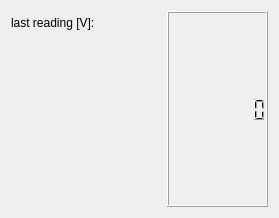
<?xml version="1.0" encoding="UTF-8"?>
<ui version="4.0">
 <class>form_layout</class>
 <widget class="QWidget" name="form_layout">
  <property name="geometry">
   <rect>
    <x>0</x>
    <y>0</y>
    <width>279</width>
    <height>218</height>
   </rect>
  </property>
  <property name="windowTitle">
   <string>Form</string>
  </property>
  <layout class="QVBoxLayout" name="verticalLayout">
   <item>
    <layout class="QFormLayout" name="formLayout_reading_and_buttons">
     <item row="1" column="0">
      <widget class="QLabel" name="label_2">
       <property name="sizePolicy">
        <sizepolicy hsizetype="MinimumExpanding" vsizetype="Preferred">
         <horstretch>0</horstretch>
         <verstretch>0</verstretch>
        </sizepolicy>
       </property>
       <property name="minimumSize">
        <size>
         <width>150</width>
         <height>0</height>
        </size>
       </property>
       <property name="text">
        <string>last reading [V]:</string>
       </property>
      </widget>
     </item>
     <item row="1" column="1">
      <widget class="QLCDNumber" name="lcdNumber">
       <property name="sizePolicy">
        <sizepolicy hsizetype="MinimumExpanding" vsizetype="MinimumExpanding">
         <horstretch>0</horstretch>
         <verstretch>0</verstretch>
        </sizepolicy>
       </property>
       <property name="minimumSize">
        <size>
         <width>0</width>
         <height>50</height>
        </size>
       </property>
       <property name="digitCount">
        <number>8</number>
       </property>
      </widget>
     </item>
    </layout>
   </item>
   <item>
    <layout class="QFormLayout" name="formLayout_config_values"/>
   </item>
  </layout>
 </widget>
 <resources/>
 <connections/>
</ui>
